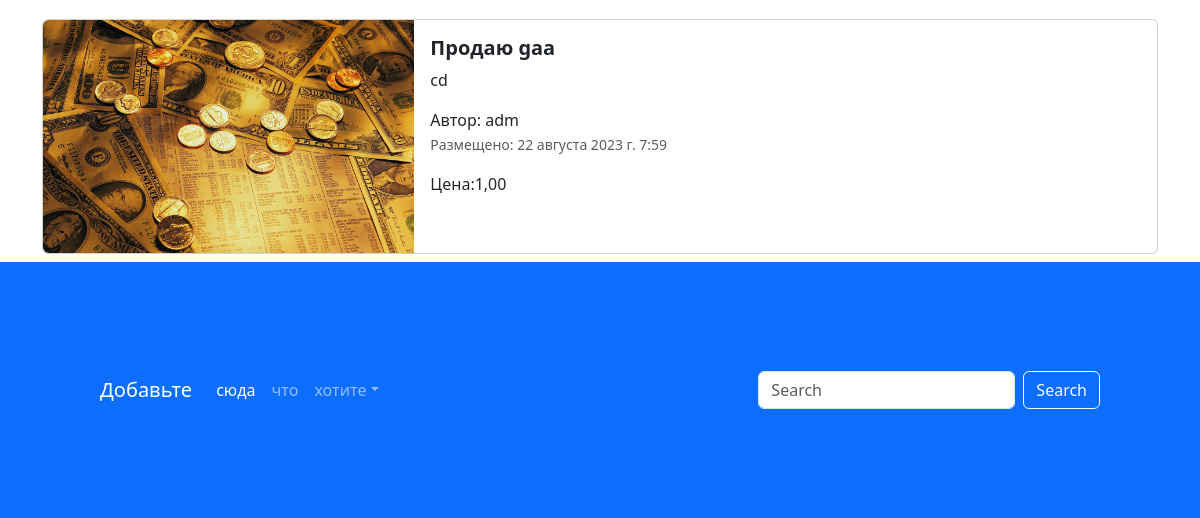
Before: / (lower part) with the older database file.
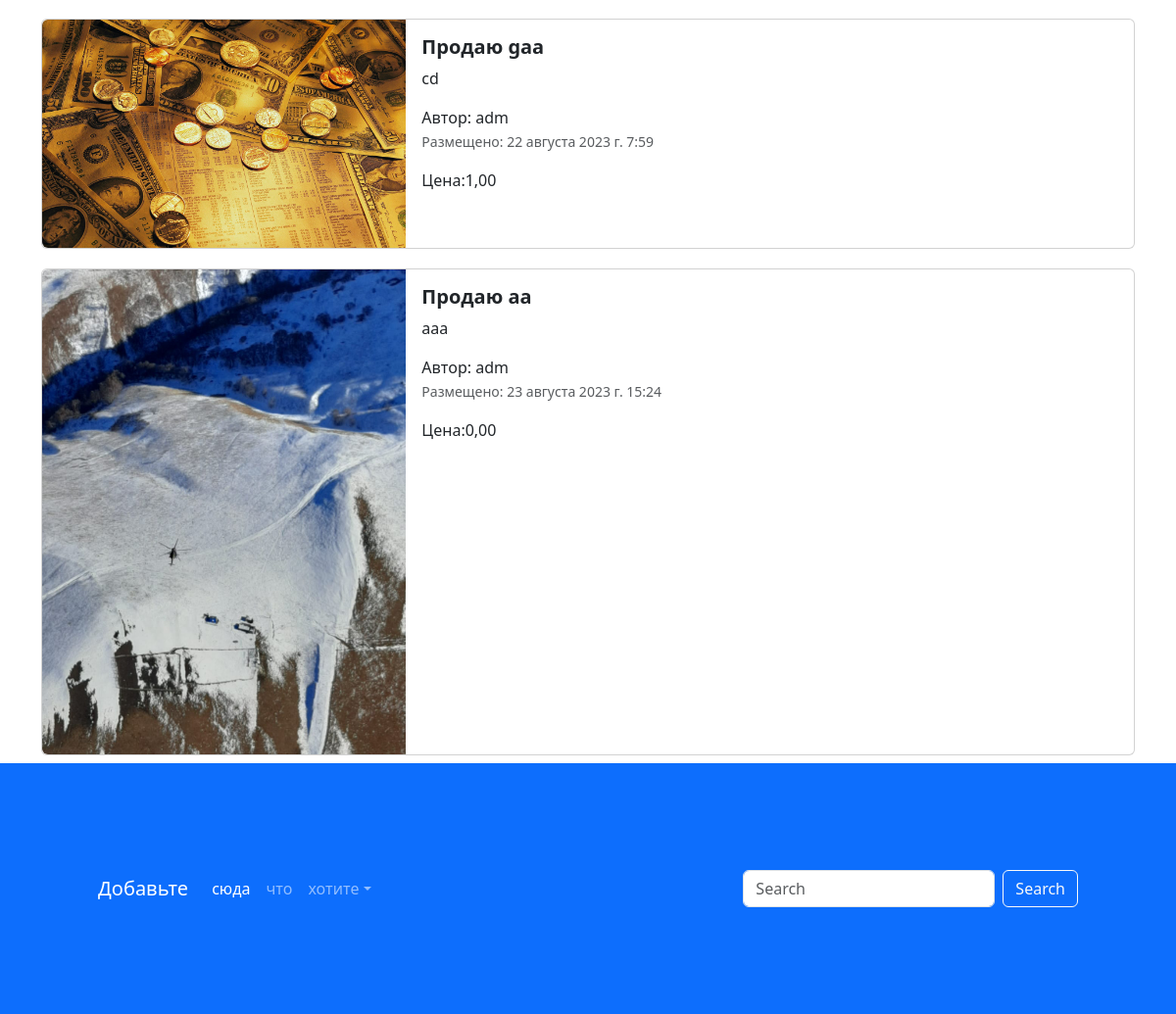
After: the same page with the newer database file.
### app_advertisemen/models.py (models this page shows, shortened)
class Advertisement(models.Model):
    title=models.CharField(
        max_length=100,
        verbose_name='Название',
    )
    description=models.TextField(
        verbose_name='Описание',
    )
    price=models.DecimalField(
        verbose_name='Цена',
        max_digits=10,
        decimal_places=2
    )
    auction=models.BooleanField(
        verbose_name='Торг',
        default=False
    )
    created_at=models.DateTimeField(
        auto_now_add=True,
        verbose_name="Дата публикации"
    )
    updated_at=models.DateTimeField(
        auto_now_add=True,
        verbose_name='Дата редактирования'
    )
    user=models.ForeignKey(
        to=User,
        verbose_name='пользователь',
        on_delete=models.CASCADE
    )
    image=models.ImageField(
        upload_to='advertisements/',
        verbose_name='изображение'
    )
    class Admin:
        list_display = ["id", "title"]
    class Meta:
        db_table='advertisement'
        verbose_name='Объявление'
        verbose_name_plural='Объявления'
    def get_absolute_url(self):
        return reverse('adv',kwargs={'pk':self.pk})

### app_advertisemen/views.py (the view)
# urls.py: path("",index, name="main-page"),
def index(request):
    title=request.GET.get('query')
    if title:
        advertisement=Advertisement.objects.filter(title__icontains=title)
    else:
        advertisement=Advertisement.objects.all()
    context={'advertisements':advertisement,'title':title}
    return render(request, 'app_advertisement/index.html',context=context)

### templates/app_advertisement/index.html (shortened to what this page needs)
{% extends 'base.html'%}
{% load static %}
{%block content%}
<div class="container">
  {% for adv in advertisements %}
  <div class="col">
    <div class="card mb-2" style="max-width: 1200px; margin-top: 20px;">
      <div class="row g-0">
        <div class="col-md-4">
          <a href="{{ adv.get_absolute_url }}" class="nav-link">
            <img src="{% if adv.image%}{{adv.image.url}}{% else %}{% static 'img/img.png' %} {% endif%}" class="img-fluid rounded-start" alt="Card title">
          </a>
        </div>
        <div class="col-md-8">
          <div class="card-body">
            <h5 class="card-title">
              <a href="{{ adv.get_absolute_url }}" class="nav-link"><strong>Продаю {{adv.title}}</strong></a>
            </h5>
            <a href="{{ adv.get_absolute_url }}" class="nav-link">
              <p class="card-text">
                {{adv.description}}
              </p>
              <span>Автор: {{adv.user}}</span>
              <p class="card-text"><small class="text-muted">Размещено: {{adv.created_at}}</small></p>
              <span>Цена:{{adv.price}}</span>
            </a>
          </div>
        </div>
      </div>
    </div>
  </div>
  {%endfor%}
</div>
<footer style="padding: 100px;" class="bg-primary">
  <nav class="navbar navbar-expand-sm navbar-dark">
    <a class="navbar-brand" href="#">Добавьте</a>
    <div class="collapse navbar-collapse" id="collapsibleNavId">
      <ul class="navbar-nav me-auto mt-2 mt-lg-0">
        <li class="nav-item">
          <a class="nav-link active" href="#" aria-current="page">сюда</a>
        </li>
        <li class="nav-item">
          <a class="nav-link" href="#">что</a>
        </li>
        <li class="nav-item dropdown">
          <a class="nav-link dropdown-toggle" href="#" id="dropdownId" data-bs-toggle="dropdown" aria-haspopup="true"
             aria-expanded="false">хотите</a>
        </li>
      </ul>
      <form class="d-flex my-2 my-lg-0">
        <input class="form-control me-sm-2" type="text" placeholder="Search">
        <button class="btn btn-outline-light my-2 my-sm-0" type="submit">Search</button>
      </form>
    </div>
  </nav>
</footer>
{% endblock %}

Changed rows visible on the page:
added Advertisement: image (picture), title "аа", description "ааа", user "adm", created_at "23 августа 2023 г. 15:24", price "0,00"
